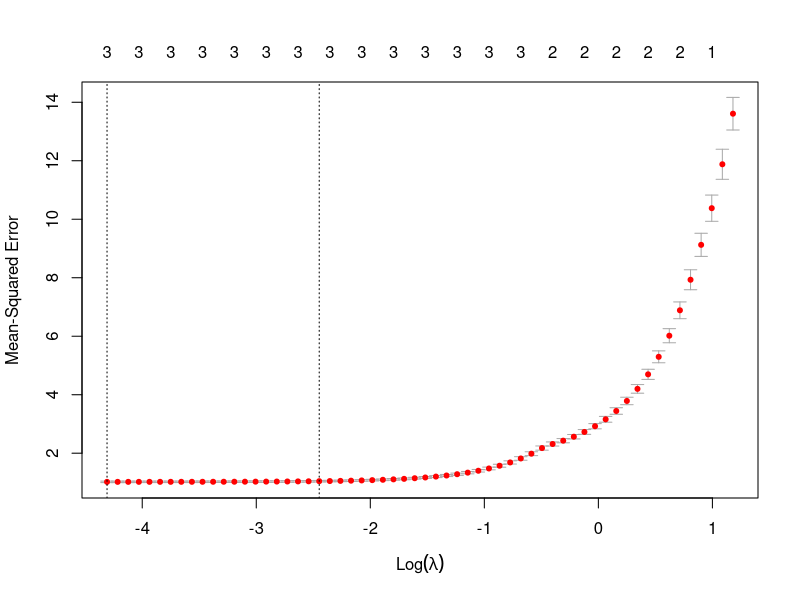
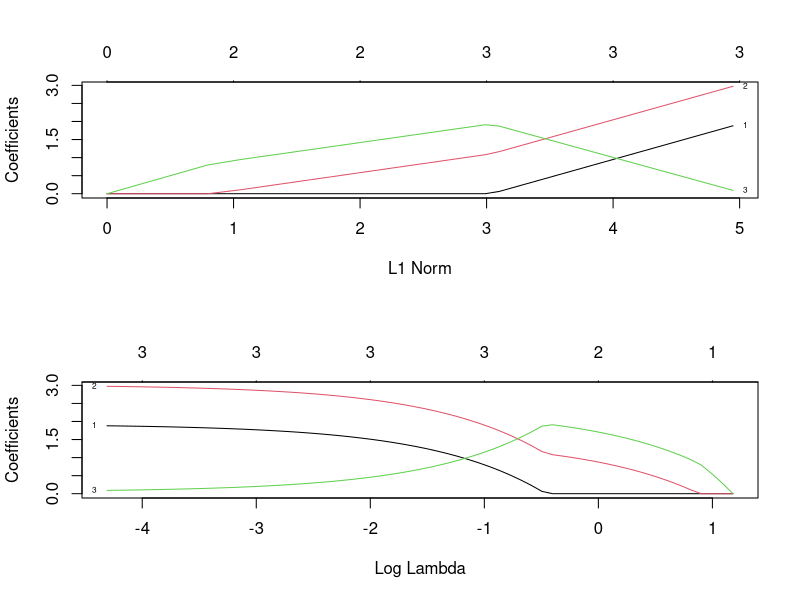

R code for these plots, in order:
mypackages = c("leaps", "glmnet")   
tmp = setdiff(mypackages, rownames(installed.packages())) 
if (length(tmp) > 0) install.packages(tmp)

library(leaps)  # regsubsets
library(glmnet)  # glmnet for lasso

# generate data

# set random seed in case you want to reproduce the result
set.seed(542)  
n = 1000
x1 = rnorm(n)
x1 = rnorm(n)
x2 = rnorm(n)
e = rnorm(n)
# x3 is irrelevant as it depends on x1 and x2
x3 = 2/3 * x1 + 2/3 * x2 + 1/3 * e
epsilon = rnorm(n)
beta = c(2, 3)
y = beta[1] * x1 + beta[2] * x2 + epsilon
myData = data.frame(y = y, x1 = x1, x2 = x2, x3 = x3)

# Use AIC/BIC to select the best sub-model

IC = regsubsets(y ~ ., myData, method = "exhaustive")
sumIC = summary(IC)
sumIC$bic

sumIC

msize = apply(sumIC$which, 1, sum)
AIC = n * log(sumIC$rss/n) + 2 * msize
BIC = n * log(sumIC$rss/n) + log(n) * msize

# Both select the models with x1 and x2, so they selected the correct predictors
AIC; BIC

# Next, we use LASSO with lambda.min and lambda.1se 
# to check if it can select the correct model.
par(mfrow=c(1,1))

mylasso.cv = cv.glmnet(as.matrix(myData[, c('x1', 'x2', 'x3')]), as.vector(myData$y))

# big lambda penalizes too much and causes under fit (larger RSS)
# mylasso.cv = cv.glmnet(as.matrix(myData[, c('x1', 'x2', 'x3')]), 
                       #as.vector(myData$y), lambda = c(1, 2))
plot(mylasso.cv)

coef(mylasso.cv, s = 'lambda.1se')

coef(mylasso.cv, s = 'lambda.min')

# lasso doesn't drop x3 because unless lambda is 0
# it picks a small x3 instead.
mylasso = glmnet(as.matrix(myData[, c('x1', 'x2', 'x3')]), as.vector(myData$y))
par(mfrow = c(2, 1))
plot(mylasso, label=TRUE, xvar = "norm")
plot(mylasso, label=TRUE, xvar = "lambda")

# Compare prediction performance

N = 1000
mytestData = matrix(0, N, 4)
colnames(mytestData) = c("x1", "x2", "x3", "y")
mytestData = as.data.frame(mytestData)

mytestData$x1 = rnorm(N)
mytestData$x2 = rnorm(N)
mytestData$x3 = 2/3 * x1 + 2/3 * x2 + 1/3 * rnorm(N)
mytestData$y = beta[1] * mytestData$x1 + 
  beta[2] * mytestData$x2 + rnorm(N)


# For Lasso, you can form prediction using one of the following approaches:
#  Use the coefficients from lambda.1se;
#  Use the coefficients from lambda.min;
#  Refit a LS model using variables selected by lambda.1se;
#  Refit a LS model using variables selected by lambda.min.

tmp = predict(mylasso.cv, s="lambda.min", 
              newx=data.matrix(mytestData)[, -4])
mean((mytestData$y - tmp)^2)

tmp = predict(mylasso.cv, s="lambda.1se", 
              newx=data.matrix(mytestData)[, -4])
mean((mytestData$y - tmp)^2)

myfit.full = lm(y ~ ., myData)
tmp = predict(myfit.full, newdata=mytestData)
mean((mytestData$y - tmp)^2)

myfit.AIC = lm(y ~ x1 + x2, myData)
tmp = predict(myfit.AIC, newdata=mytestData)
mean((mytestData$y - tmp)^2)

## predictions on training data

tmp = predict(mylasso.cv, s="lambda.min", 
              newx=data.matrix(myData)[, 2:4])
mean((myData$y - tmp)^2)

tmp = predict(mylasso.cv, s="lambda.1se", 
              newx=data.matrix(myData)[, 2:4])
mean((myData$y - tmp)^2)

myfit.full = lm(y ~ ., myData)
tmp = predict(myfit.full, newdata=myData)
mean((myData$y - tmp)^2)
